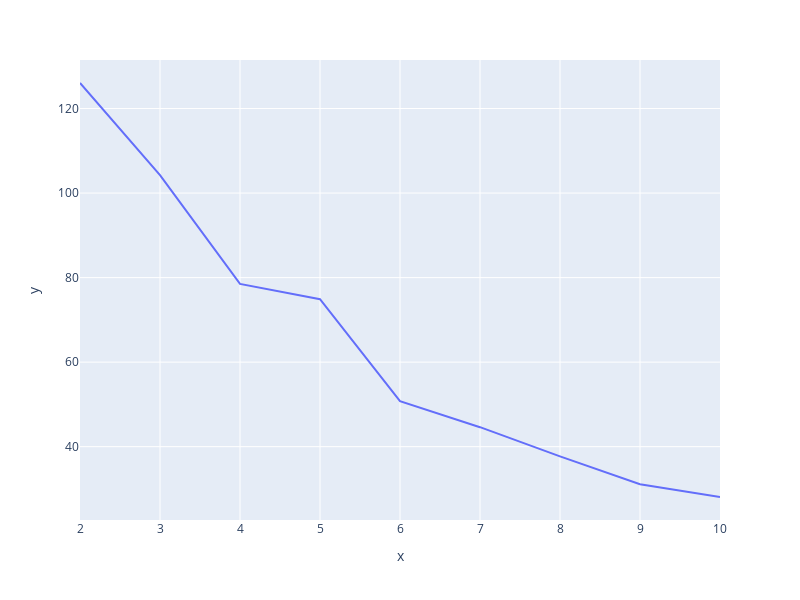

Source (notebook cell):
### Code cell
fig = px.line(x = range(2,11), y = wcss, height=600, width=800)
fig.show()

### Figure 1 — Plotly figure (JSON) as saved in the notebook; plotly's stock layout.template omitted (floating-point values rounded to 4 significant figures)
{"data": [{"hovertemplate": "x=%{x}<br>y=%{y}<extra></extra>", "legendgroup": "", "line": {"color": "#636efa", "dash": "solid"}, "marker": {"symbol": "circle"}, "mode": "lines", "name": "", "orientation": "v", "showlegend": false, "type": "scatter", "x": [2, 3, 4, 5, 6, 7, 8, 9, 10], "xaxis": "x", "y": [126.0, 104.2, 78.52, 74.89, 50.77, 44.61, 37.7, 31.13, 28.09], "yaxis": "y"}], "layout": {"height": 600, "legend": {"tracegroupgap": 0}, "margin": {"t": 60}, "width": 800, "xaxis": {"anchor": "y", "domain": [0, 1], "title": {"text": "x"}}, "yaxis": {"anchor": "x", "domain": [0, 1], "title": {"text": "y"}}}}
